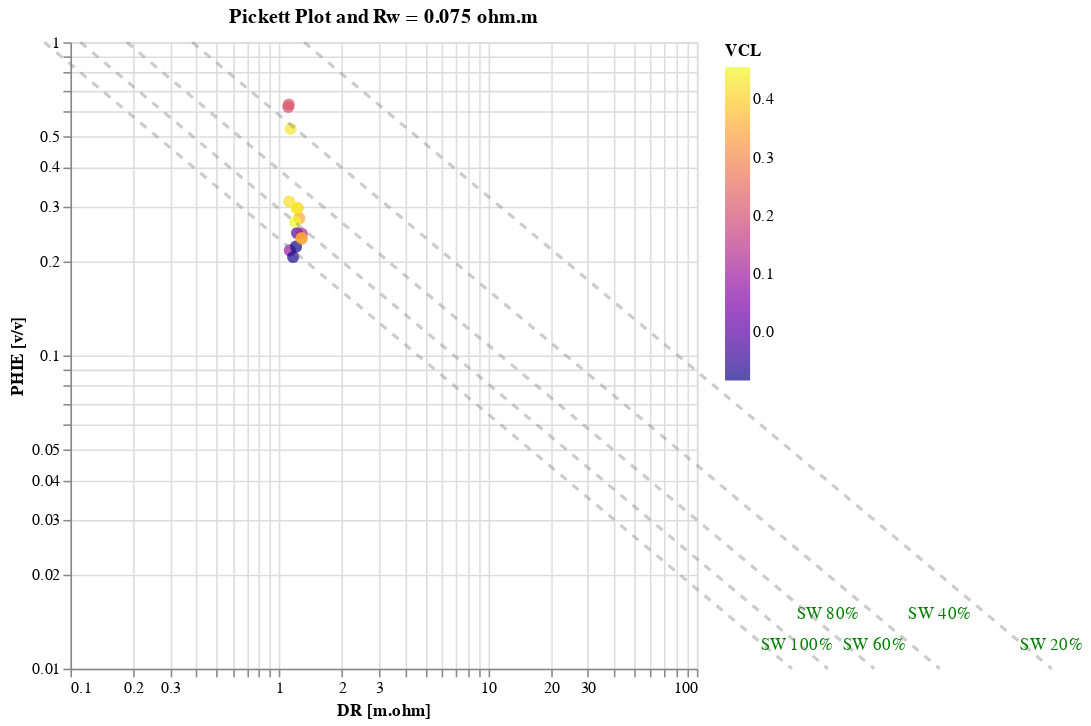

Here is the notebook cell this chart was saved with:
### Markdown cell above
#### **8.1.2. Choose the Water Resistivity**

### Code cell
pickett_plot(
    logs_archie,
    4185,
    4194,
    x_range=[0.1, 100],
    y_range=[0.01, 1],
    vcl_limit=0.5,
    a=a,
    rwa=rw_input,
    m=m,
    n=n,
    z="VCL",
)

### Figure 1 — Vega-Lite specification as saved in the notebook (floating-point values rounded to 4 significant figures)
{"config": {"view": {"continuousWidth": 300, "continuousHeight": 300}}, "layer": [{"data": {"name": "data-93cf17569a477c6cd55d88463cc5e7c2"}, "mark": {"type": "circle", "size": 60}, "encoding": {"color": {"field": "VCL", "scale": {"scheme": "plasma"}, "title": "VCL", "type": "quantitative"}, "tooltip": [{"field": "DEPT", "type": "quantitative"}, {"field": "DR", "type": "quantitative"}, {"field": "PHIE", "type": "quantitative"}, {"field": "VCL", "type": "quantitative"}], "x": {"field": "DR", "scale": {"domain": [0.1, 100], "type": "log"}, "title": "DR [m.ohm]", "type": "quantitative"}, "y": {"field": "PHIE", "scale": {"domain": [0.01, 1], "type": "log"}, "title": "PHIE [v/v]", "type": "quantitative"}}, "title": "Pickett Plot and Rw = 0.075 ohm.m"}, {"layer": [{"layer": [{"data": {"name": "data-92cb0df78031b4e10e64a1ac1b6b095d"}, "mark": {"type": "line", "opacity": 0.4}, "encoding": {"color": {"value": "grey"}, "strokeDash": {"value": [5, 5]}, "x": {"field": "DR", "type": "quantitative"}, "y": {"field": "PHIE", "type": "quantitative"}}, "title": "SW 100%", "transform": [{"calculate": "'SW 100%'", "as": "SW_label"}]}, {"data": {"name": "data-47e278f397bf2f2fd8cb49e7d63be60e"}, "mark": {"type": "text", "align": "left", "baseline": "middle", "dx": -20, "dy": -15}, "encoding": {"color": {"value": "green"}, "text": {"value": "SW 100%"}, "x": {"field": "DR", "type": "quantitative"}, "y": {"field": "PHIE", "type": "quantitative"}}}]}, {"layer": [{"data": {"name": "data-219299dda8809f1c093a78c712fa7387"}, "mark": {"type": "line", "opacity": 0.4}, "encoding": {"color": {"value": "grey"}, "strokeDash": {"value": [5, 5]}, "x": {"field": "DR", "type": "quantitative"}, "y": {"field": "PHIE", "type": "quantitative"}}, "title": "SW 80%", "transform": [{"calculate": "'SW 80%'", "as": "SW_label"}]}, {"data": {"name": "data-a3217996a9fc725766cc61aedb67e2ba"}, "mark": {"type": "text", "align": "left", "baseline": "middle", "dx": -20, "dy": -35}, "encoding": {"color": {"value": "green"}, "text": {"value": "SW 80%"}, "x": {"field": "DR", "type": "quantitative"}, "y": {"field": "PHIE", "type": "quantitative"}}}]}, {"layer": [{"data": {"name": "data-b0bc9ce3adf99b7c898d00608ec46b16"}, "mark": {"type": "line", "opacity": 0.4}, "encoding": {"color": {"value": "grey"}, "strokeDash": {"value": [5, 5]}, "x": {"field": "DR", "type": "quantitative"}, "y": {"field": "PHIE", "type": "quantitative"}}, "title": "SW 60%", "transform": [{"calculate": "'SW 60%'", "as": "SW_label"}]}, {"data": {"name": "data-2c68b62eeae03be2a08135dfd5b43108"}, "mark": {"type": "text", "align": "left", "baseline": "middle", "dx": -20, "dy": -15}, "encoding": {"color": {"value": "green"}, "text": {"value": "SW 60%"}, "x": {"field": "DR", "type": "quantitative"}, "y": {"field": "PHIE", "type": "quantitative"}}}]}, {"layer": [{"data": {"name": "data-1ee2946b48d2876cf4c52066f614b06d"}, "mark": {"type": "line", "opacity": 0.4}, "encoding": {"color": {"value": "grey"}, "strokeDash": {"value": [5, 5]}, "x": {"field": "DR", "type": "quantitative"}, "y": {"field": "PHIE", "type": "quantitative"}}, "title": "SW 40%", "transform": [{"calculate": "'SW 40%'", "as": "SW_label"}]}, {"data": {"name": "data-8f3e0723ecf572f2e912ce7e6b927fd3"}, "mark": {"type": "text", "align": "left", "baseline": "middle", "dx": -20, "dy": -35}, "encoding": {"color": {"value": "green"}, "text": {"value": "SW 40%"}, "x": {"field": "DR", "type": "quantitative"}, "y": {"field": "PHIE", "type": "quantitative"}}}]}, {"layer": [{"data": {"name": "data-7ba1b9b69db07058f66326a13e45e352"}, "mark": {"type": "line", "opacity": 0.4}, "encoding": {"color": {"value": "grey"}, "strokeDash": {"value": [5, 5]}, "x": {"field": "DR", "type": "quantitative"}, "y": {"field": "PHIE", "type": "quantitative"}}, "title": "SW 20%", "transform": [{"calculate": "'SW 20%'", "as": "SW_label"}]}, {"data": {"name": "data-19121364eada03141601f83c0e52b218"}, "mark": {"type": "text", "align": "left", "baseline": "middle", "dx": -20, "dy": -15}, "encoding": {"color": {"value": "green"}, "text": {"value": "SW 20%"}, "x": {"field": "DR", "type": "quantitative"}, "y": {"field": "PHIE", "type": "quantitative"}}}]}]}], "height": 400, "width": 400, "$schema": "https://vega.github.io/schema/vega-lite/v5.20.1.json", "datasets": {"data-93cf17569a477c6cd55d88463cc5e7c2": [{"WELL": "LLB-10", "DEPT": 4186.0, "GR": 48.15, "CALI": 13.01, "MR": 1.107, "DR": 1.117, "SR": 0.981, "NPHI": 0.4284, "RHOB": 2.23, "VSH": 0.4068, "RW": 0.1005, "core_por": "", "core_perm": "", "VCLGR": 0.1452, "VCLRT": 0.4257, "VCLND": 0.4229, "VCL": 0.4229, "PHID": 0.1647, "PHIDshc": 0.1514, "PHI_SIMANDOUX": 0.3103, "PHIN": 0.004284, "PHINshc": -0.186, "PHIxND": -0.01728, "PHIE": 0.3103}, {"WELL": "LLB-10", "DEPT": 4186.0, "GR": 39.43, "CALI": 13.29, "MR": 1.077, "DR": 1.124, "SR": 0.954, "NPHI": 0.3794, "RHOB": 2.141, "VSH": 0.2323, "RW": 0.1005, "core_por": "", "core_perm": "", "VCLGR": 0.04316, "VCLRT": 0.4197, "VCLND": 0.08893, "VCL": 0.08893, "PHID": 0.1996, "PHIDshc": 0.1968, "PHI_SIMANDOUX": 0.2166, "PHIN": 0.003794, "PHINshc": -0.03622, "PHIxND": 0.0803, "PHIE": 0.2166}, {"WELL": "LLB-10", "DEPT": 4186.0, "GR": 37.54, "CALI": 14.62, "MR": 0.955, "DR": 1.165, "SR": 0.815, "NPHI": 0.3569, "RHOB": 2.095, "VSH": 0.1944, "RW": 0.1005, "core_por": "", "core_perm": "", "VCLGR": 0.02407, "VCLRT": 0.3859, "VCLND": -0.07357, "VCL": -0.07357, "PHID": 0.2176, "PHIDshc": 0.22, "PHI_SIMANDOUX": 0.2064, "PHIN": 0.003569, "PHINshc": 0.03668, "PHIxND": 0.1283, "PHIE": 0.2064}, {"WELL": "LLB-10", "DEPT": 4187.0, "GR": 38.88, "CALI": 12.91, "MR": 0.911, "DR": 1.203, "SR": 0.766, "NPHI": 0.3624, "RHOB": 2.079, "VSH": 0.2212, "RW": 0.1005, "core_por": "", "core_perm": "", "VCLGR": 0.03746, "VCLRT": 0.3567, "VCLND": -0.0825, "VCL": -0.0825, "PHID": 0.2239, "PHIDshc": 0.2265, "PHI_SIMANDOUX": 0.2226, "PHIN": 0.003624, "PHINshc": 0.04075, "PHIxND": 0.1336, "PHIE": 0.2226}, {"WELL": "LLB-10", "DEPT": 4188.0, "GR": 41.09, "CALI": 12.93, "MR": 0.894, "DR": 1.217, "SR": 0.747, "NPHI": 0.3825, "RHOB": 2.077, "VSH": 0.2655, "RW": 0.1005, "core_por": "", "core_perm": "", "VCLGR": 0.06072, "VCLRT": 0.3464, "VCLND": -0.01429, "VCL": -0.01429, "PHID": 0.2247, "PHIDshc": 0.2252, "PHI_SIMANDOUX": 0.246, "PHIN": 0.003825, "PHINshc": 0.01025, "PHIxND": 0.1177, "PHIE": 0.246}, {"WELL": "LLB-10", "DEPT": 4188.0, "GR": 41.2, "CALI": 13.02, "MR": 0.814, "DR": 1.283, "SR": 0.693, "NPHI": 0.4142, "RHOB": 2.091, "VSH": 0.2677, "RW": 0.1005, "core_por": "", "core_perm": "", "VCLGR": 0.06192, "VCLRT": 0.3009, "VCLND": 0.1239, "VCL": 0.1239, "PHID": 0.2192, "PHIDshc": 0.2153, "PHI_SIMANDOUX": 0.2447, "PHIN": 0.004142, "PHINshc": -0.05163, "PHIxND": 0.08185, "PHIE": 0.2447}, {"WELL": "LLB-10", "DEPT": 4188.0, "GR": 41.08, "CALI": 13.11, "MR": 0.912, "DR": 1.28, "SR": 0.834, "NPHI": 0.4408, "RHOB": 2.135, "VSH": 0.2653, "RW": 0.1005, "core_por": "", "core_perm": "", "VCLGR": 0.06061, "VCLRT": 0.3029, "VCLND": 0.2975, "VCL": 0.2975, "PHID": 0.202, "PHIDshc": 0.1926, "PHI_SIMANDOUX": 0.2358, "PHIN": 0.004408, "PHINshc": -0.1295, "PHIxND": 0.03158, "PHIE": 0.2358}, {"WELL": "LLB-10", "DEPT": 4189.0, "GR": 41.79, "CALI": 13.04, "MR": 0.966, "DR": 1.278, "SR": 0.912, "NPHI": 0.4389, "RHOB": 2.177, "VSH": 0.2796, "RW": 0.1005, "core_por": "", "core_perm": "", "VCLGR": 0.06839, "VCLRT": 0.3042, "VCLND": 0.3657, "VCL": 0.3657, "PHID": 0.1855, "PHIDshc": 0.174, "PHI_SIMANDOUX": 0.2373, "PHIN": 0.004389, "PHINshc": -0.1602, "PHIxND": 0.006917, "PHIE": 0.2373}, {"WELL": "LLB-10", "DEPT": 4190.0, "GR": 45.11, "CALI": 13.07, "MR": 1.436, "DR": 1.248, "SR": 1.384, "NPHI": 0.421, "RHOB": 2.202, "VSH": 0.3459, "RW": 0.1005, "core_por": "", "core_perm": "", "VCLGR": 0.1068, "VCLRT": 0.3245, "VCLND": 0.3464, "VCL": 0.3464, "PHID": 0.1757, "PHIDshc": 0.1648, "PHI_SIMANDOUX": 0.2743, "PHIN": 0.00421, "PHINshc": -0.1517, "PHIxND": 0.006568, "PHIE": 0.2743}, {"WELL": "LLB-10", "DEPT": 4190.0, "GR": 47.21, "CALI": 13.22, "MR": 1.788, "DR": 1.225, "SR": 1.737, "NPHI": 0.4069, "RHOB": 2.252, "VSH": 0.3881, "RW": 0.1005, "core_por": "", "core_perm": "", "VCLGR": 0.133, "VCLRT": 0.3407, "VCLND": 0.3854, "VCL": 0.3854, "PHID": 0.1561, "PHIDshc": 0.144, "PHI_SIMANDOUX": 0.2958, "PHIN": 0.004069, "PHINshc": -0.1693, "PHIxND": -0.01268, "PHIE": 0.2958}, {"WELL": "LLB-10", "DEPT": 4190.0, "GR": 47.58, "CALI": 13.22, "MR": 2.194, "DR": 1.209, "SR": 1.85, "NPHI": 0.3936, "RHOB": 2.311, "VSH": 0.3953, "RW": 0.1005, "core_por": "", "core_perm": "", "VCLGR": 0.1377, "VCLRT": 0.3523, "VCLND": 0.4432, "VCL": 0.4432, "PHID": 0.1329, "PHIDshc": 0.119, "PHI_SIMANDOUX": 0.2949, "PHIN": 0.003936, "PHINshc": -0.1955, "PHIxND": -0.03824, "PHIE": 0.2949}, {"WELL": "LLB-10", "DEPT": 4191.0, "GR": 45.71, "CALI": 13.11, "MR": 2.601, "DR": 1.192, "SR": 1.963, "NPHI": 0.3801, "RHOB": 2.345, "VSH": 0.358, "RW": 0.1005, "core_por": "", "core_perm": "", "VCLGR": 0.1141, "VCLRT": 0.365, "VCLND": 0.4557, "VCL": 0.4557, "PHID": 0.1196, "PHIDshc": 0.1053, "PHI_SIMANDOUX": 0.2669, "PHIN": 0.003801, "PHINshc": -0.2013, "PHIxND": -0.04798, "PHIE": 0.2669}, {"WELL": "LLB-10", "DEPT": 4193.0, "GR": 64.91, "CALI": 13.11, "MR": 1.169, "DR": 1.134, "SR": 1.067, "NPHI": 0.3485, "RHOB": 2.396, "VSH": 0.7422, "RW": 0.1005, "core_por": "", "core_perm": "", "VCLGR": 0.4262, "VCLRT": 0.4112, "VCLND": 0.4339, "VCL": 0.4339, "PHID": 0.09961, "PHIDshc": 0.08599, "PHI_SIMANDOUX": 0.5295, "PHIN": 0.003485, "PHINshc": -0.1918, "PHIxND": -0.05289, "PHIE": 0.5295}, {"WELL": "LLB-10", "DEPT": 4194.0, "GR": 72.03, "CALI": 12.56, "MR": 1.111, "DR": 1.111, "SR": 1.024, "NPHI": 0.3353, "RHOB": 2.304, "VSH": 0.8849, "RW": 0.1004, "core_por": "", "core_perm": "", "VCLGR": 0.5914, "VCLRT": 0.4309, "VCLND": 0.2225, "VCL": 0.2225, "PHID": 0.1357, "PHIDshc": 0.1287, "PHI_SIMANDOUX": 0.633, "PHIN": 0.003353, "PHINshc": -0.09677, "PHIxND": 0.01597, "PHIE": 0.633}, {"WELL": "LLB-10", "DEPT": 4194.0, "GR": 71.12, "CALI": 12.69, "MR": 1.097, "DR": 1.105, "SR": 1.013, "NPHI": 0.3493, "RHOB": 2.272, "VSH": 0.8665, "RW": 0.1004, "core_por": "", "core_perm": "", "VCLGR": 0.5682, "VCLRT": 0.4361, "VCLND": 0.2154, "VCL": 0.2154, "PHID": 0.1482, "PHIDshc": 0.1415, "PHI_SIMANDOUX": 0.6216, "PHIN": 0.003493, "PHINshc": -0.09342, "PHIxND": 0.02403, "PHIE": 0.6216}], "data-92cb0df78031b4e10e64a1ac1b6b095d": [{"DR": 285.1, "PHIE": 0.01, "SW": "SW 100%"}, {"DR": 0.075, "PHIE": 1.0, "SW": "SW 100%"}], "data-47e278f397bf2f2fd8cb49e7d63be60e": [{"DR": 285.1, "PHIE": 0.01, "SW": "SW 100%"}], "data-219299dda8809f1c093a78c712fa7387": [{"DR": 424.2, "PHIE": 0.01, "SW": "SW 80%"}, {"DR": 0.1116, "PHIE": 1.0, "SW": "SW 80%"}], "data-a3217996a9fc725766cc61aedb67e2ba": [{"DR": 424.2, "PHIE": 0.01, "SW": "SW 80%"}], "data-b0bc9ce3adf99b7c898d00608ec46b16": [{"DR": 707.9, "PHIE": 0.01, "SW": "SW 60%"}, {"DR": 0.1862, "PHIE": 1.0, "SW": "SW 60%"}], "data-2c68b62eeae03be2a08135dfd5b43108": [{"DR": 707.9, "PHIE": 0.01, "SW": "SW 60%"}], "data-1ee2946b48d2876cf4c52066f614b06d": [{"DR": 1457.0, "PHIE": 0.01, "SW": "SW 40%"}, {"DR": 0.3832, "PHIE": 1.0, "SW": "SW 40%"}], "data-8f3e0723ecf572f2e912ce7e6b927fd3": [{"DR": 1457.0, "PHIE": 0.01, "SW": "SW 40%"}], "data-7ba1b9b69db07058f66326a13e45e352": [{"DR": 5003.0, "PHIE": 0.01, "SW": "SW 20%"}, {"DR": 1.316, "PHIE": 1.0, "SW": "SW 20%"}], "data-19121364eada03141601f83c0e52b218": [{"DR": 5003.0, "PHIE": 0.01, "SW": "SW 20%"}]}}
